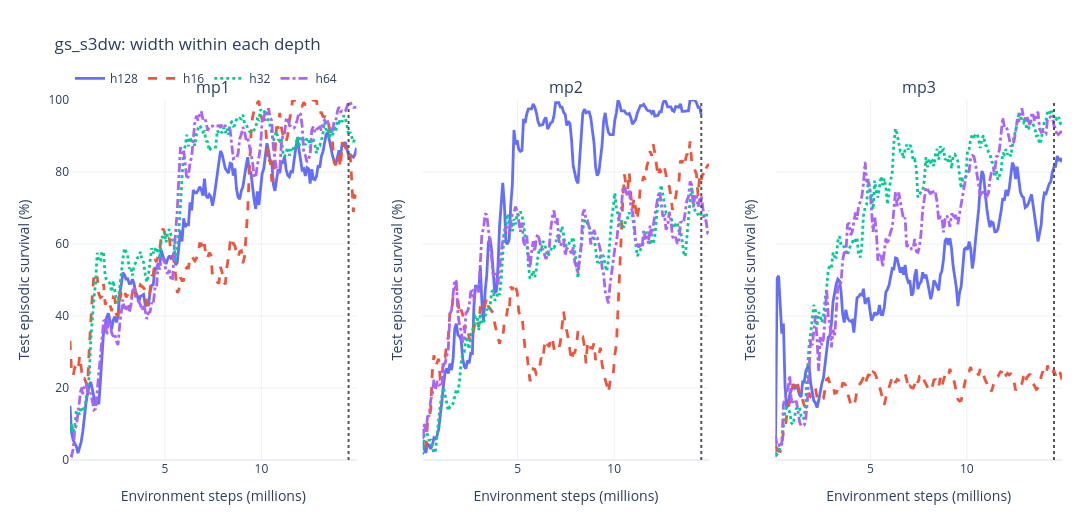
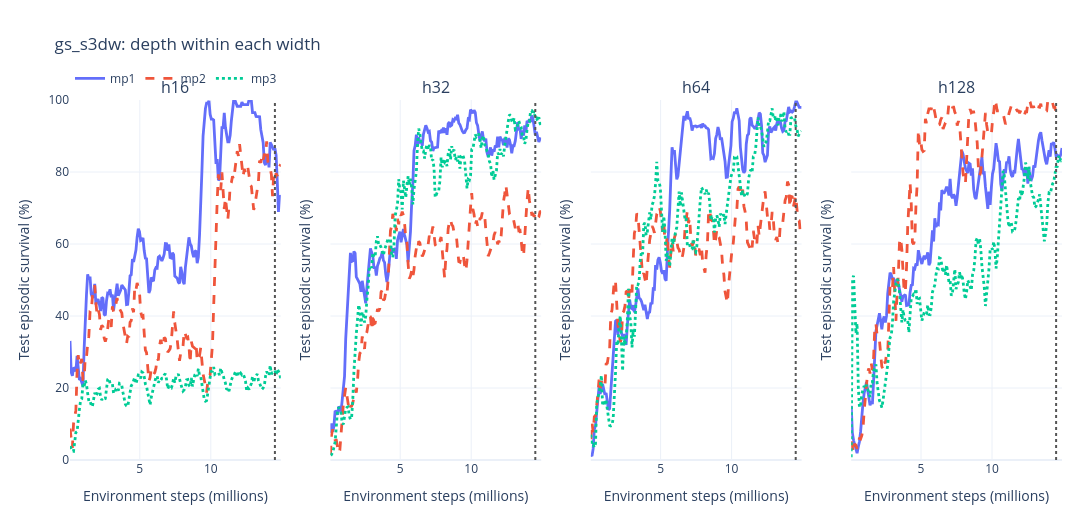

Write notebook code for charts like these, in order.
### Markdown cell above
### Small multiples

One figure faceted by depth (width varies inside each panel) and one faceted by
width (depth varies inside each panel).

### Code cell
depth_facet_figure = sc.plot_survival_comparison(
    survival_long,
    group_by="architecture",
    label_by=lambda row: row["architecture"].split("_")[1],
    facet_by="depth_label",
    facet_order=DEPTH_LABEL_ORDER,
    smooth=SMOOTH_WINDOW,
    uncertainty=UNCERTAINTY,
    min_members=1,
    colors=architecture_colors,
    budget_step=comparison_budget,
    title="gs_s3dw: width within each depth",
    width=1450,
    height=520,
    ncols=3,
)
depth_facet_figure.show()

width_facet_figure = sc.plot_survival_comparison(
    survival_long,
    group_by="architecture",
    label_by=lambda row: row["architecture"].split("_")[0],
    facet_by="width_label",
    facet_order=WIDTH_LABEL_ORDER,
    smooth=SMOOTH_WINDOW,
    uncertainty=UNCERTAINTY,
    min_members=1,
    colors=architecture_colors,
    budget_step=comparison_budget,
    title="gs_s3dw: depth within each width",
    width=1450,
    height=520,
    ncols=4,
)
width_facet_figure.show()
print("done")

### Figure 1 — Plotly figure (JSON) as saved in the notebook; plotly's stock layout.template omitted (floating-point values rounded to 4 significant figures; data arrays with more than 128 entries replaced by an {"elided": "..."} marker saying what was removed)
{"data": [{"customdata": {"elided": "180x4 float values"}, "hovertemplate": "<b>h128</b><br>step: %{x:.3f}M<br>value: %{y:.2f}<br>members: %{customdata[0]:.0f}<br>std: %{customdata[1]:.2f}<extra></extra>", "legendgroup": "h128", "line": {"color": "#636EFA", "dash": "solid", "width": 2.8}, "marker": {"size": 5}, "mode": "lines", "name": "h128", "opacity": 1, "showlegend": true, "type": "scatter", "x": {"elided": "180 float values"}, "xaxis": "x", "y": {"elided": "180 float values"}, "yaxis": "y"}, {"customdata": {"elided": "180x4 float values"}, "hovertemplate": "<b>h16</b><br>step: %{x:.3f}M<br>value: %{y:.2f}<br>members: %{customdata[0]:.0f}<br>std: %{customdata[1]:.2f}<extra></extra>", "legendgroup": "h16", "line": {"color": "#EF553B", "dash": "dash", "width": 2.8}, "marker": {"size": 5}, "mode": "lines", "name": "h16", "opacity": 1, "showlegend": true, "type": "scatter", "x": {"elided": "180 float values"}, "xaxis": "x", "y": {"elided": "180 float values"}, "yaxis": "y"}, {"customdata": {"elided": "180x4 float values"}, "hovertemplate": "<b>h32</b><br>step: %{x:.3f}M<br>value: %{y:.2f}<br>members: %{customdata[0]:.0f}<br>std: %{customdata[1]:.2f}<extra></extra>", "legendgroup": "h32", "line": {"color": "#00CC96", "dash": "dot", "width": 2.8}, "marker": {"size": 5}, "mode": "lines", "name": "h32", "opacity": 1, "showlegend": true, "type": "scatter", "x": {"elided": "180 float values"}, "xaxis": "x", "y": {"elided": "180 float values"}, "yaxis": "y"}, {"customdata": {"elided": "180x4 float values"}, "hovertemplate": "<b>h64</b><br>step: %{x:.3f}M<br>value: %{y:.2f}<br>members: %{customdata[0]:.0f}<br>std: %{customdata[1]:.2f}<extra></extra>", "legendgroup": "h64", "line": {"color": "#AB63FA", "dash": "dashdot", "width": 2.8}, "marker": {"size": 5}, "mode": "lines", "name": "h64", "opacity": 1, "showlegend": true, "type": "scatter", "x": {"elided": "180 float values"}, "xaxis": "x", "y": {"elided": "180 float values"}, "yaxis": "y"}, {"customdata": {"elided": "175x4 float values"}, "hovertemplate": "<b>h128</b><br>step: %{x:.3f}M<br>value: %{y:.2f}<br>members: %{customdata[0]:.0f}<br>std: %{customdata[1]:.2f}<extra></extra>", "legendgroup": "h128", "line": {"color": "#636EFA", "dash": "solid", "width": 2.8}, "marker": {"size": 5}, "mode": "lines", "name": "h128", "opacity": 1, "showlegend": false, "type": "scatter", "x": {"elided": "175 float values"}, "xaxis": "x2", "y": {"elided": "175 float values"}, "yaxis": "y2"}, {"customdata": {"elided": "180x4 float values"}, "hovertemplate": "<b>h16</b><br>step: %{x:.3f}M<br>value: %{y:.2f}<br>members: %{customdata[0]:.0f}<br>std: %{customdata[1]:.2f}<extra></extra>", "legendgroup": "h16", "line": {"color": "#EF553B", "dash": "dash", "width": 2.8}, "marker": {"size": 5}, "mode": "lines", "name": "h16", "opacity": 1, "showlegend": false, "type": "scatter", "x": {"elided": "180 float values"}, "xaxis": "x2", "y": {"elided": "180 float values"}, "yaxis": "y2"}, {"customdata": {"elided": "180x4 float values"}, "hovertemplate": "<b>h32</b><br>step: %{x:.3f}M<br>value: %{y:.2f}<br>members: %{customdata[0]:.0f}<br>std: %{customdata[1]:.2f}<extra></extra>", "legendgroup": "h32", "line": {"color": "#00CC96", "dash": "dot", "width": 2.8}, "marker": {"size": 5}, "mode": "lines", "name": "h32", "opacity": 1, "showlegend": false, "type": "scatter", "x": {"elided": "180 float values"}, "xaxis": "x2", "y": {"elided": "180 float values"}, "yaxis": "y2"}, {"customdata": {"elided": "180x4 float values"}, "hovertemplate": "<b>h64</b><br>step: %{x:.3f}M<br>value: %{y:.2f}<br>members: %{customdata[0]:.0f}<br>std: %{customdata[1]:.2f}<extra></extra>", "legendgroup": "h64", "line": {"color": "#AB63FA", "dash": "dashdot", "width": 2.8}, "marker": {"size": 5}, "mode": "lines", "name": "h64", "opacity": 1, "showlegend": false, "type": "scatter", "x": {"elided": "180 float values"}, "xaxis": "x2", "y": {"elided": "180 float values"}, "yaxis": "y2"}, {"customdata": {"elided": "180x4 float values"}, "hovertemplate": "<b>h128</b><br>step: %{x:.3f}M<br>value: %{y:.2f}<br>members: %{customdata[0]:.0f}<br>std: %{customdata[1]:.2f}<extra></extra>", "legendgroup": "h128", "line": {"color": "#636EFA", "dash": "solid", "width": 2.8}, "marker": {"size": 5}, "mode": "lines", "name": "h128", "opacity": 1, "showlegend": false, "type": "scatter", "x": {"elided": "180 float values"}, "xaxis": "x3", "y": {"elided": "180 float values"}, "yaxis": "y3"}, {"customdata": {"elided": "180x4 float values"}, "hovertemplate": "<b>h16</b><br>step: %{x:.3f}M<br>value: %{y:.2f}<br>members: %{customdata[0]:.0f}<br>std: %{customdata[1]:.2f}<extra></extra>", "legendgroup": "h16", "line": {"color": "#EF553B", "dash": "dash", "width": 2.8}, "marker": {"size": 5}, "mode": "lines", "name": "h16", "opacity": 1, "showlegend": false, "type": "scatter", "x": {"elided": "180 float values"}, "xaxis": "x3", "y": {"elided": "180 float values"}, "yaxis": "y3"}, {"customdata": {"elided": "180x4 float values"}, "hovertemplate": "<b>h32</b><br>step: %{x:.3f}M<br>value: %{y:.2f}<br>members: %{customdata[0]:.0f}<br>std: %{customdata[1]:.2f}<extra></extra>", "legendgroup": "h32", "line": {"color": "#00CC96", "dash": "dot", "width": 2.8}, "marker": {"size": 5}, "mode": "lines", "name": "h32", "opacity": 1, "showlegend": false, "type": "scatter", "x": {"elided": "180 float values"}, "xaxis": "x3", "y": {"elided": "180 float values"}, "yaxis": "y3"}, {"customdata": {"elided": "180x4 float values"}, "hovertemplate": "<b>h64</b><br>step: %{x:.3f}M<br>value: %{y:.2f}<br>members: %{customdata[0]:.0f}<br>std: %{customdata[1]:.2f}<extra></extra>", "legendgroup": "h64", "line": {"color": "#AB63FA", "dash": "dashdot", "width": 2.8}, "marker": {"size": 5}, "mode": "lines", "name": "h64", "opacity": 1, "showlegend": false, "type": "scatter", "x": {"elided": "180 float values"}, "xaxis": "x3", "y": {"elided": "180 float values"}, "yaxis": "y3"}], "layout": {"annotations": [{"font": {"size": 16}, "showarrow": false, "text": "mp1", "x": 0.1444, "xanchor": "center", "xref": "paper", "y": 1, "yanchor": "bottom", "yref": "paper"}, {"font": {"size": 16}, "showarrow": false, "text": "mp2", "x": 0.5, "xanchor": "center", "xref": "paper", "y": 1, "yanchor": "bottom", "yref": "paper"}, {"font": {"size": 16}, "showarrow": false, "text": "mp3", "x": 0.8556, "xanchor": "center", "xref": "paper", "y": 1, "yanchor": "bottom", "yref": "paper"}], "height": 520, "hovermode": "x unified", "legend": {"orientation": "h", "x": 0, "xanchor": "left", "y": 1.02, "yanchor": "bottom"}, "margin": {"b": 60, "l": 70, "r": 30, "t": 100}, "shapes": [{"line": {"color": "#555555", "dash": "dot"}, "type": "line", "x0": 14.52, "x1": 14.52, "xref": "x", "y0": 0, "y1": 1, "yref": "y domain"}, {"line": {"color": "#555555", "dash": "dot"}, "type": "line", "x0": 14.52, "x1": 14.52, "xref": "x2", "y0": 0, "y1": 1, "yref": "y2 domain"}, {"line": {"color": "#555555", "dash": "dot"}, "type": "line", "x0": 14.52, "x1": 14.52, "xref": "x3", "y0": 0, "y1": 1, "yref": "y3 domain"}], "title": {"text": "gs_s3dw: width within each depth"}, "width": 1450, "xaxis": {"anchor": "y", "domain": [0, 0.2889], "title": {"text": "Environment steps (millions)"}}, "xaxis2": {"anchor": "y2", "domain": [0.3556, 0.6444], "title": {"text": "Environment steps (millions)"}}, "xaxis3": {"anchor": "y3", "domain": [0.7111, 1], "title": {"text": "Environment steps (millions)"}}, "yaxis": {"anchor": "x", "domain": [0, 1], "range": [0, 100], "title": {"text": "Test episodic survival (%)"}}, "yaxis2": {"anchor": "x2", "domain": [0, 1], "matches": "y", "range": [0, 100], "showticklabels": false, "title": {"text": "Test episodic survival (%)"}}, "yaxis3": {"anchor": "x3", "domain": [0, 1], "matches": "y", "range": [0, 100], "showticklabels": false, "title": {"text": "Test episodic survival (%)"}}}}

### Figure 2 — Plotly figure (JSON) as saved in the notebook; plotly's stock layout.template omitted (floating-point values rounded to 4 significant figures; data arrays with more than 128 entries replaced by an {"elided": "..."} marker saying what was removed)
{"data": [{"customdata": {"elided": "180x4 float values"}, "hovertemplate": "<b>mp1</b><br>step: %{x:.3f}M<br>value: %{y:.2f}<br>members: %{customdata[0]:.0f}<br>std: %{customdata[1]:.2f}<extra></extra>", "legendgroup": "mp1", "line": {"color": "#636EFA", "dash": "solid", "width": 2.8}, "marker": {"size": 5}, "mode": "lines", "name": "mp1", "opacity": 1, "showlegend": true, "type": "scatter", "x": {"elided": "180 float values"}, "xaxis": "x", "y": {"elided": "180 float values"}, "yaxis": "y"}, {"customdata": {"elided": "180x4 float values"}, "hovertemplate": "<b>mp2</b><br>step: %{x:.3f}M<br>value: %{y:.2f}<br>members: %{customdata[0]:.0f}<br>std: %{customdata[1]:.2f}<extra></extra>", "legendgroup": "mp2", "line": {"color": "#EF553B", "dash": "dash", "width": 2.8}, "marker": {"size": 5}, "mode": "lines", "name": "mp2", "opacity": 1, "showlegend": true, "type": "scatter", "x": {"elided": "180 float values"}, "xaxis": "x", "y": {"elided": "180 float values"}, "yaxis": "y"}, {"customdata": {"elided": "180x4 float values"}, "hovertemplate": "<b>mp3</b><br>step: %{x:.3f}M<br>value: %{y:.2f}<br>members: %{customdata[0]:.0f}<br>std: %{customdata[1]:.2f}<extra></extra>", "legendgroup": "mp3", "line": {"color": "#00CC96", "dash": "dot", "width": 2.8}, "marker": {"size": 5}, "mode": "lines", "name": "mp3", "opacity": 1, "showlegend": true, "type": "scatter", "x": {"elided": "180 float values"}, "xaxis": "x", "y": {"elided": "180 float values"}, "yaxis": "y"}, {"customdata": {"elided": "180x4 float values"}, "hovertemplate": "<b>mp1</b><br>step: %{x:.3f}M<br>value: %{y:.2f}<br>members: %{customdata[0]:.0f}<br>std: %{customdata[1]:.2f}<extra></extra>", "legendgroup": "mp1", "line": {"color": "#636EFA", "dash": "solid", "width": 2.8}, "marker": {"size": 5}, "mode": "lines", "name": "mp1", "opacity": 1, "showlegend": false, "type": "scatter", "x": {"elided": "180 float values"}, "xaxis": "x2", "y": {"elided": "180 float values"}, "yaxis": "y2"}, {"customdata": {"elided": "180x4 float values"}, "hovertemplate": "<b>mp2</b><br>step: %{x:.3f}M<br>value: %{y:.2f}<br>members: %{customdata[0]:.0f}<br>std: %{customdata[1]:.2f}<extra></extra>", "legendgroup": "mp2", "line": {"color": "#EF553B", "dash": "dash", "width": 2.8}, "marker": {"size": 5}, "mode": "lines", "name": "mp2", "opacity": 1, "showlegend": false, "type": "scatter", "x": {"elided": "180 float values"}, "xaxis": "x2", "y": {"elided": "180 float values"}, "yaxis": "y2"}, {"customdata": {"elided": "180x4 float values"}, "hovertemplate": "<b>mp3</b><br>step: %{x:.3f}M<br>value: %{y:.2f}<br>members: %{customdata[0]:.0f}<br>std: %{customdata[1]:.2f}<extra></extra>", "legendgroup": "mp3", "line": {"color": "#00CC96", "dash": "dot", "width": 2.8}, "marker": {"size": 5}, "mode": "lines", "name": "mp3", "opacity": 1, "showlegend": false, "type": "scatter", "x": {"elided": "180 float values"}, "xaxis": "x2", "y": {"elided": "180 float values"}, "yaxis": "y2"}, {"customdata": {"elided": "180x4 float values"}, "hovertemplate": "<b>mp1</b><br>step: %{x:.3f}M<br>value: %{y:.2f}<br>members: %{customdata[0]:.0f}<br>std: %{customdata[1]:.2f}<extra></extra>", "legendgroup": "mp1", "line": {"color": "#636EFA", "dash": "solid", "width": 2.8}, "marker": {"size": 5}, "mode": "lines", "name": "mp1", "opacity": 1, "showlegend": false, "type": "scatter", "x": {"elided": "180 float values"}, "xaxis": "x3", "y": {"elided": "180 float values"}, "yaxis": "y3"}, {"customdata": {"elided": "180x4 float values"}, "hovertemplate": "<b>mp2</b><br>step: %{x:.3f}M<br>value: %{y:.2f}<br>members: %{customdata[0]:.0f}<br>std: %{customdata[1]:.2f}<extra></extra>", "legendgroup": "mp2", "line": {"color": "#EF553B", "dash": "dash", "width": 2.8}, "marker": {"size": 5}, "mode": "lines", "name": "mp2", "opacity": 1, "showlegend": false, "type": "scatter", "x": {"elided": "180 float values"}, "xaxis": "x3", "y": {"elided": "180 float values"}, "yaxis": "y3"}, {"customdata": {"elided": "180x4 float values"}, "hovertemplate": "<b>mp3</b><br>step: %{x:.3f}M<br>value: %{y:.2f}<br>members: %{customdata[0]:.0f}<br>std: %{customdata[1]:.2f}<extra></extra>", "legendgroup": "mp3", "line": {"color": "#00CC96", "dash": "dot", "width": 2.8}, "marker": {"size": 5}, "mode": "lines", "name": "mp3", "opacity": 1, "showlegend": false, "type": "scatter", "x": {"elided": "180 float values"}, "xaxis": "x3", "y": {"elided": "180 float values"}, "yaxis": "y3"}, {"customdata": {"elided": "180x4 float values"}, "hovertemplate": "<b>mp1</b><br>step: %{x:.3f}M<br>value: %{y:.2f}<br>members: %{customdata[0]:.0f}<br>std: %{customdata[1]:.2f}<extra></extra>", "legendgroup": "mp1", "line": {"color": "#636EFA", "dash": "solid", "width": 2.8}, "marker": {"size": 5}, "mode": "lines", "name": "mp1", "opacity": 1, "showlegend": false, "type": "scatter", "x": {"elided": "180 float values"}, "xaxis": "x4", "y": {"elided": "180 float values"}, "yaxis": "y4"}, {"customdata": {"elided": "175x4 float values"}, "hovertemplate": "<b>mp2</b><br>step: %{x:.3f}M<br>value: %{y:.2f}<br>members: %{customdata[0]:.0f}<br>std: %{customdata[1]:.2f}<extra></extra>", "legendgroup": "mp2", "line": {"color": "#EF553B", "dash": "dash", "width": 2.8}, "marker": {"size": 5}, "mode": "lines", "name": "mp2", "opacity": 1, "showlegend": false, "type": "scatter", "x": {"elided": "175 float values"}, "xaxis": "x4", "y": {"elided": "175 float values"}, "yaxis": "y4"}, {"customdata": {"elided": "180x4 float values"}, "hovertemplate": "<b>mp3</b><br>step: %{x:.3f}M<br>value: %{y:.2f}<br>members: %{customdata[0]:.0f}<br>std: %{customdata[1]:.2f}<extra></extra>", "legendgroup": "mp3", "line": {"color": "#00CC96", "dash": "dot", "width": 2.8}, "marker": {"size": 5}, "mode": "lines", "name": "mp3", "opacity": 1, "showlegend": false, "type": "scatter", "x": {"elided": "180 float values"}, "xaxis": "x4", "y": {"elided": "180 float values"}, "yaxis": "y4"}], "layout": {"annotations": [{"font": {"size": 16}, "showarrow": false, "text": "h16", "x": 0.1062, "xanchor": "center", "xref": "paper", "y": 1, "yanchor": "bottom", "yref": "paper"}, {"font": {"size": 16}, "showarrow": false, "text": "h32", "x": 0.3688, "xanchor": "center", "xref": "paper", "y": 1, "yanchor": "bottom", "yref": "paper"}, {"font": {"size": 16}, "showarrow": false, "text": "h64", "x": 0.6313, "xanchor": "center", "xref": "paper", "y": 1, "yanchor": "bottom", "yref": "paper"}, {"font": {"size": 16}, "showarrow": false, "text": "h128", "x": 0.8938, "xanchor": "center", "xref": "paper", "y": 1, "yanchor": "bottom", "yref": "paper"}], "height": 520, "hovermode": "x unified", "legend": {"orientation": "h", "x": 0, "xanchor": "left", "y": 1.02, "yanchor": "bottom"}, "margin": {"b": 60, "l": 70, "r": 30, "t": 100}, "shapes": [{"line": {"color": "#555555", "dash": "dot"}, "type": "line", "x0": 14.52, "x1": 14.52, "xref": "x", "y0": 0, "y1": 1, "yref": "y domain"}, {"line": {"color": "#555555", "dash": "dot"}, "type": "line", "x0": 14.52, "x1": 14.52, "xref": "x2", "y0": 0, "y1": 1, "yref": "y2 domain"}, {"line": {"color": "#555555", "dash": "dot"}, "type": "line", "x0": 14.52, "x1": 14.52, "xref": "x3", "y0": 0, "y1": 1, "yref": "y3 domain"}, {"line": {"color": "#555555", "dash": "dot"}, "type": "line", "x0": 14.52, "x1": 14.52, "xref": "x4", "y0": 0, "y1": 1, "yref": "y4 domain"}], "title": {"text": "gs_s3dw: depth within each width"}, "width": 1450, "xaxis": {"anchor": "y", "domain": [0, 0.2125], "title": {"text": "Environment steps (millions)"}}, "xaxis2": {"anchor": "y2", "domain": [0.2625, 0.475], "title": {"text": "Environment steps (millions)"}}, "xaxis3": {"anchor": "y3", "domain": [0.525, 0.7375], "title": {"text": "Environment steps (millions)"}}, "xaxis4": {"anchor": "y4", "domain": [0.7875, 1], "title": {"text": "Environment steps (millions)"}}, "yaxis": {"anchor": "x", "domain": [0, 1], "range": [0, 100], "title": {"text": "Test episodic survival (%)"}}, "yaxis2": {"anchor": "x2", "domain": [0, 1], "matches": "y", "range": [0, 100], "showticklabels": false, "title": {"text": "Test episodic survival (%)"}}, "yaxis3": {"anchor": "x3", "domain": [0, 1], "matches": "y", "range": [0, 100], "showticklabels": false, "title": {"text": "Test episodic survival (%)"}}, "yaxis4": {"anchor": "x4", "domain": [0, 1], "matches": "y", "range": [0, 100], "showticklabels": false, "title": {"text": "Test episodic survival (%)"}}}}
